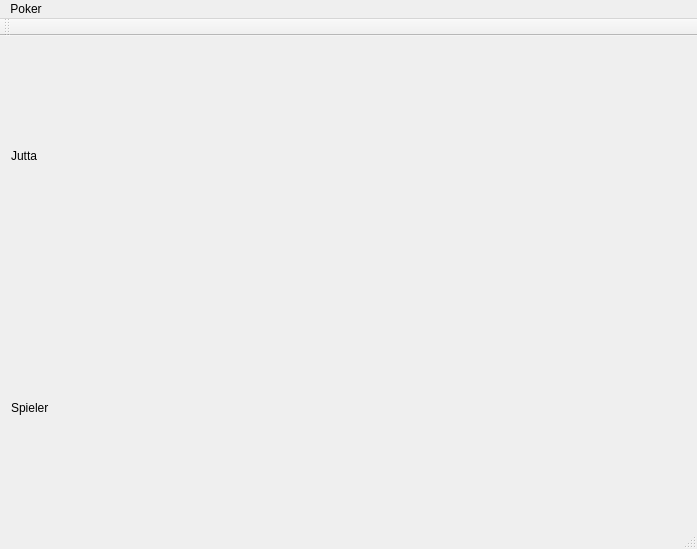
<?xml version="1.0" encoding="UTF-8"?>
<ui version="4.0">
 <class>MainWindow</class>
 <widget class="QMainWindow" name="MainWindow">
  <property name="geometry">
   <rect>
    <x>0</x>
    <y>0</y>
    <width>697</width>
    <height>549</height>
   </rect>
  </property>
  <property name="baseSize">
   <size>
    <width>400</width>
    <height>300</height>
   </size>
  </property>
  <property name="windowTitle">
   <string>MainWindow</string>
  </property>
  <widget class="QWidget" name="centralWidget">
   <layout class="QVBoxLayout" name="verticalLayout_2">
    <item>
     <layout class="QVBoxLayout" name="verticalLayout">
      <item>
       <layout class="QHBoxLayout" name="horizontalLayout">
        <item>
         <widget class="QLabel" name="label">
          <property name="text">
           <string>Jutta</string>
          </property>
         </widget>
        </item>
        <item>
         <widget class="QLabel" name="opp1">
          <property name="text">
           <string/>
          </property>
          <property name="alignment">
           <set>Qt::AlignCenter</set>
          </property>
         </widget>
        </item>
        <item>
         <widget class="QLabel" name="opp2">
          <property name="text">
           <string/>
          </property>
          <property name="alignment">
           <set>Qt::AlignCenter</set>
          </property>
         </widget>
        </item>
        <item>
         <widget class="QLabel" name="opp3">
          <property name="text">
           <string/>
          </property>
          <property name="alignment">
           <set>Qt::AlignCenter</set>
          </property>
         </widget>
        </item>
        <item>
         <widget class="QLabel" name="opp4">
          <property name="text">
           <string/>
          </property>
          <property name="alignment">
           <set>Qt::AlignCenter</set>
          </property>
         </widget>
        </item>
        <item>
         <widget class="QLabel" name="opp5">
          <property name="text">
           <string/>
          </property>
          <property name="alignment">
           <set>Qt::AlignCenter</set>
          </property>
         </widget>
        </item>
       </layout>
      </item>
      <item>
       <layout class="QHBoxLayout" name="horizontalLayout_2">
        <item>
         <widget class="QPushButton" name="stapel">
          <property name="text">
           <string/>
          </property>
          <property name="icon">
           <iconset>
            <normaloff>../../../Schreibtisch/cards/cards/joker_black.png</normaloff>../../../Schreibtisch/cards/cards/joker_black.png</iconset>
          </property>
          <property name="iconSize">
           <size>
            <width>76</width>
            <height>98</height>
           </size>
          </property>
          <property name="flat">
           <bool>true</bool>
          </property>
         </widget>
        </item>
       </layout>
      </item>
      <item>
       <layout class="QHBoxLayout" name="horizontalLayout_3">
        <item>
         <widget class="QLabel" name="label_2">
          <property name="text">
           <string>Spieler</string>
          </property>
         </widget>
        </item>
        <item>
         <widget class="QLabel" name="me1">
          <property name="text">
           <string/>
          </property>
          <property name="alignment">
           <set>Qt::AlignCenter</set>
          </property>
         </widget>
        </item>
        <item>
         <widget class="QLabel" name="me2">
          <property name="text">
           <string/>
          </property>
          <property name="alignment">
           <set>Qt::AlignCenter</set>
          </property>
         </widget>
        </item>
        <item>
         <widget class="QLabel" name="me3">
          <property name="text">
           <string/>
          </property>
          <property name="alignment">
           <set>Qt::AlignCenter</set>
          </property>
         </widget>
        </item>
        <item>
         <widget class="QLabel" name="me4">
          <property name="text">
           <string/>
          </property>
          <property name="alignment">
           <set>Qt::AlignCenter</set>
          </property>
         </widget>
        </item>
        <item>
         <widget class="QLabel" name="me5">
          <property name="text">
           <string/>
          </property>
          <property name="alignment">
           <set>Qt::AlignCenter</set>
          </property>
         </widget>
        </item>
       </layout>
      </item>
     </layout>
    </item>
   </layout>
  </widget>
  <widget class="QMenuBar" name="menuBar">
   <property name="geometry">
    <rect>
     <x>0</x>
     <y>0</y>
     <width>697</width>
     <height>22</height>
    </rect>
   </property>
   <widget class="QMenu" name="menuPoker">
    <property name="title">
     <string>Poker</string>
    </property>
   </widget>
   <addaction name="menuPoker"/>
  </widget>
  <widget class="QToolBar" name="mainToolBar">
   <attribute name="toolBarArea">
    <enum>TopToolBarArea</enum>
   </attribute>
   <attribute name="toolBarBreak">
    <bool>false</bool>
   </attribute>
  </widget>
  <widget class="QStatusBar" name="statusBar"/>
 </widget>
 <layoutdefault spacing="6" margin="11"/>
 <resources/>
 <connections/>
</ui>
